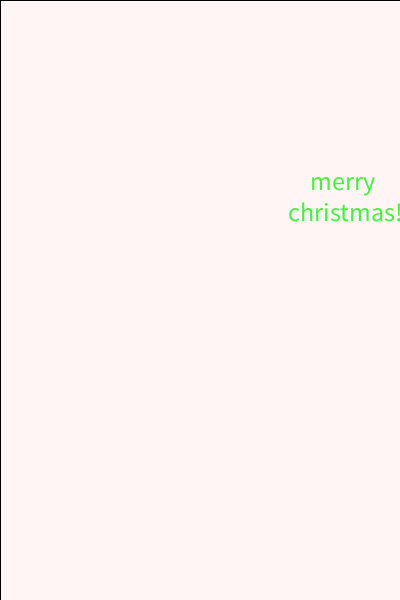
Frame 1 (no input)
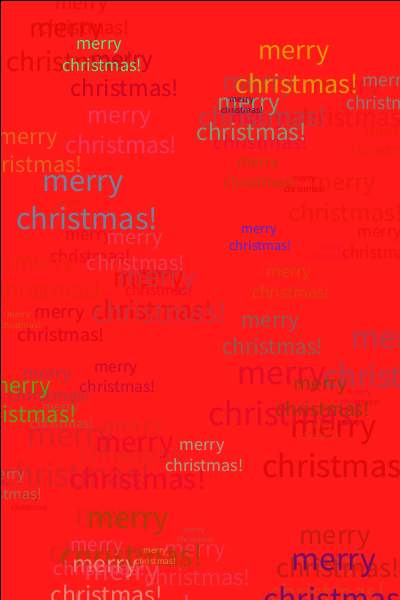
Frame 60 (the mouse pressed at the canvas centre just before this capture)
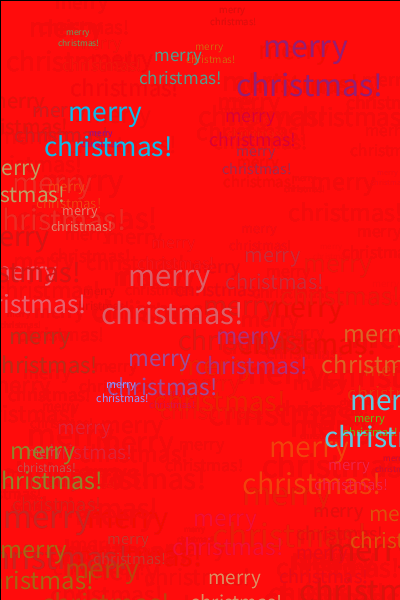
Frame 120 (the mouse held since frame 60 and released just before this capture)

The Processing sketch that drew these frames (run headless with seeded random() and noise(); from frame 60 on, the mouse is pressed at the canvas centre):

// Processing sketch: processing_48382
// ── processing_48382.pde

void setup()
{
  size(400, 600);
  background(255, 255, 255);
  smooth();
  textAlign(CENTER);
}

void draw()
{
  frameRate(frameCount);
  textSize(random(8, 36));
  fill(255, 0, 0, 10);
  rect(0, 0, width, height);
  fill(random(255), random(255), random(255));
  text("merry\n christmas!", random(width), random(height));
}
void keyPressed()
{
  if (key=='c')
    fill(255, 255, 255);
  rect(0, 0, width, height);
}
